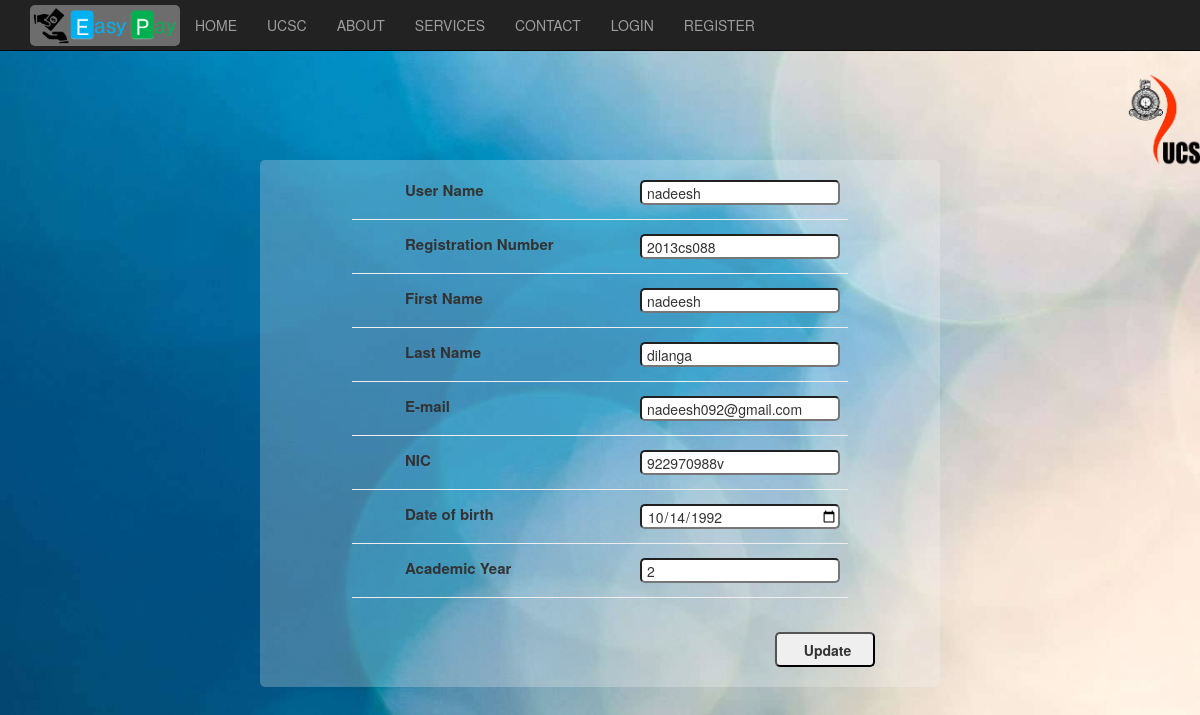
The page /update.php (signed in) on the database as committed earlier.
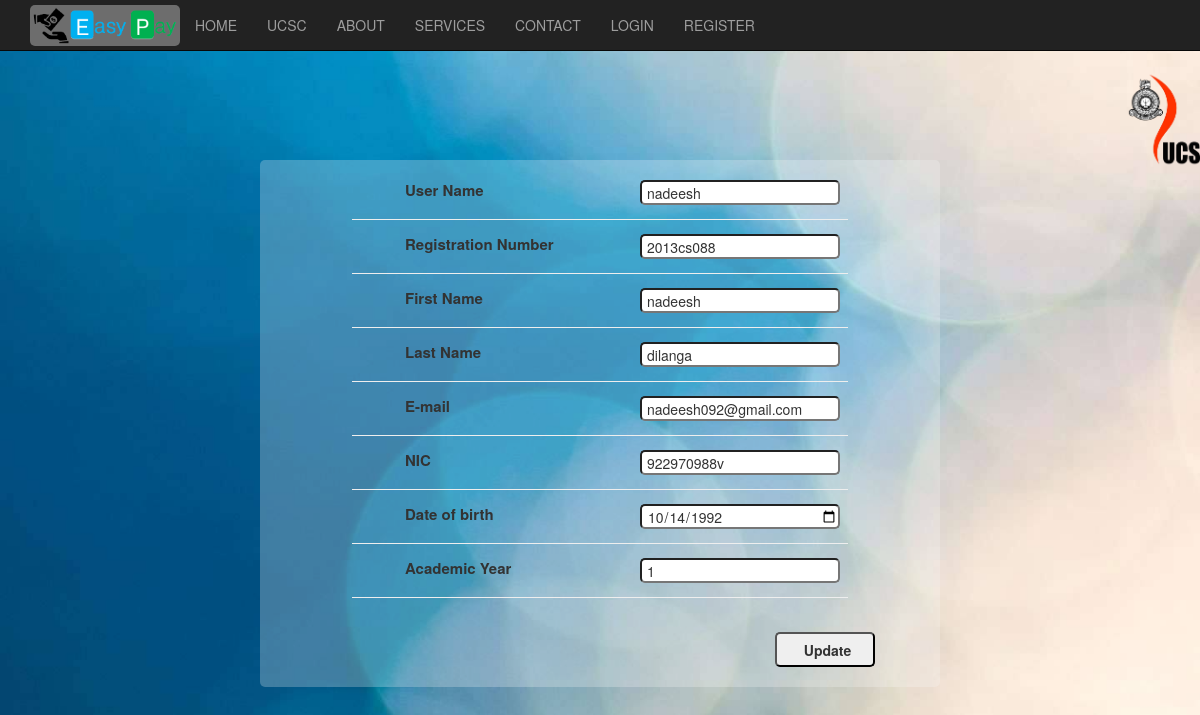
The same page on the database as committed later.
### tables this page shows
CREATE TABLE IF NOT EXISTS `users` (
  `id` int(11) NOT NULL,
  `username` varchar(20) NOT NULL,
  `password` varchar(64) NOT NULL,
  `regNumber` varchar(9) NOT NULL,
  `fname` varchar(50) NOT NULL,
  `lname` varchar(50) NOT NULL,
  `email` varchar(50) NOT NULL,
  `phone` varchar(10) NOT NULL,
  `nic` varchar(10) NOT NULL,
  `dob` date NOT NULL,
  `year` int(2) NOT NULL,
  `group` int(11) NOT NULL
);

### browser/browserconnect.php (called while the page is built, shortened)
<?php
function getBrowser()
{
    $u_agent = $_SERVER['HTTP_USER_AGENT'];
    $bname = 'Unknown';
    if(preg_match('/MSIE/i',$u_agent) && !preg_match('/Opera/i',$u_agent))
    {
        $bname = 'Internet Explorer';
        $ub = "MSIE";
    }
    elseif(preg_match('/Trident/i',$u_agent))
    {
        $bname = 'Internet Explorer';
        $ub = "rv";
    }
    elseif(preg_match('/Firefox/i',$u_agent))
    {
        $bname = 'Mozilla Firefox';
        $ub = "Firefox";
    }
    elseif(preg_match('/Chrome/i',$u_agent))
    {
        $bname = 'Google Chrome';
    }
    elseif(preg_match('/Safari/i',$u_agent))
    {
        $bname = 'Apple Safari';
        $ub = "Safari";
    }
    elseif(preg_match('/Opera/i',$u_agent))
    {
        $bname = 'Opera';
        $ub = "Opera";
    }
    elseif(preg_match('/Netscape/i',$u_agent))
    {
        $bname = 'Netscape';
        $ub = "Netscape";
    }
    return array(
        'name'      => $bname,
    );
}
?>

### classes/Config.php (called while the page is built)
<?php
class Config{
    public static function get($path = null){
        if($path){
            $config = $GLOBALS['config'];
            $path = explode('/', $path);
            foreach($path as $bit){
                 if(isset($config[$bit])){
                     $config = $config[$bit];
                 }
            }
            return $config;
        }
        return false;
    }
}
?>

### classes/DB.php (called while the page is built, shortened)
<?php
class DB{
    private static $_instance = null;
    private $_pdo,
            $_query,
            $_error = false,
            $_results,
            $_count = 0;
    private function __construct() {
        try {
            $this->_pdo = new PDO('mysql:host=' . Config::get('mysql/host') . ';dbname=' . Config::get('mysql/db'), Config::get('mysql/username'), Config::get('mysql/password'));
        } catch (PDOException $e) {
            die($e->getMessage());
        }
    }
    public static function getInstance() {
        if (!isset(self::$_instance)) {
            self::$_instance = new DB();
        }
        return self::$_instance;
    }
    public function query($sql, $parms = array()){
        $this->_error = false;
        if ($this->_query = $this->_pdo->prepare($sql)) {
            $x = 1;
            if (count($parms)) {
                foreach ($parms as $param) {
                    $this->_query->bindValue($x, $param);
                    $x++;
                }
            }
            if ($this->_query->execute()) {
                $this->_results = $this->_query->fetchAll(PDO::FETCH_OBJ);
                $this->_count = $this->_query->rowCount();
            } else {
                $this->_error = true;
            }
        }
        return $this;
    }
    public function action($action, $table, $where = array()) {
        if (count($where) === 3) {
            $operators = array('=', '>', '<', '>=', '<=');
            $field      = $where[0];
            $operator   = $where[1];
            $value      = $where[2];
            if (in_array($operator, $operators)) {
                $sql = "{$action} FROM {$table} WHERE {$field} {$operator} ? ";
                if (!$this->query($sql, array($value))->error()) {
                    return $this;
                }
            }
        }
        return false;
    }
    public function get($table, $where)
    {
        return $this->action('SELECT * ', $table, $where);
    }
    public function results(){
        return $this->_results;
    }
    public function first(){
        return $this->results()[0];
    }
    public function error(){
        return $this->_error;
    }
    public  function count(){
        return $this->_count;
    }
}
?>

### classes/User.php (called while the page is built, shortened)
<?php
class user{
    private $_db,
            $_data,
            $_sessionName,
            $_cookieName,
            $_isLoggedIn;
    public function __construct($user = null) {
        $this->_db = DB::getInstance();
        $this->_sessionName = Config::get('session/session_name');
        if(!$user){
            if(Session::exists($this->_sessionName)){
                $user = Session::get($this->_sessionName);
                if($this->find($user)){
                    $this->_isLoggedIn = true;
                } else {
                }
            }
        } else {
            $this->find($user);
        }
    }
    public function find($user = null){
        if($user){
            $field = (is_numeric($user)) ? 'id' : 'username';
            $data = $this->_db->get('users', array($field, '=', $user));
            if($data->count()){
                $this->_data = $data->first();
                return true;
            }
        }
        return false;
    }
    public  function data(){
        return $this->_data;
    }
}
?>

### classes/Session.php (called while the page is built, shortened)
<?php
class Session{
    public static function exists($name){
        return (isset($_SESSION[$name])) ? true : false;
    }
    public static function get($name){
        return $_SESSION[$name];
    }
}
?>

### functions/sanitize.php (called while the page is built)
<?php
function escape($string){
    return htmlentities($string, ENT_QUOTES, 'UTF-8');
}
?>

### update.php (the view, shortened to what this page needs)
 <?php
 require_once 'browser/browserconnect.php';
$user = new User();
                ?>
 <?php
 $ua=getBrowser();
 $yourbrowser= $ua['name'];
 if ($yourbrowser=="Google Chrome"){
     $temp_var="css/updateCSSChrome.css";
 }
 elseif($yourbrowser=="Mozilla Firefox"){
     $temp_var="css/updateCSSFirefox.css";
 }
 elseif($yourbrowser=="Internet Explorer"){
     $temp_var="css/updateCSSInternetExplorer.css";
 }
 ?>
 <!DOCTYPE html>
 <html lang="en">
 <head>
     <link rel="stylesheet" href=<?php echo $temp_var?>>
     <link href="home/css/bootstrap.min.css" rel="stylesheet">
     <link href="home/css/full-width-pics.css" rel="stylesheet">
 </head>
 <body>
 <div id="mainWrapper">
     <nav class="navbar navbar-inverse navbar-fixed-top" role="navigation" >
         <div class="container" >
             <div class="navbar-header">
                 <a href="homePage.php">
                     <img id="img" src="images/logo.png" alt="" width="150px" >
                 </a>
             </div>
             <div class="collapse navbar-collapse" id="bs-example-navbar-collapse-1">
                 <ul class="nav navbar-nav">
                     <li>
                         <a href="homePage.php">HOME</a>
                     </li>
                     <li>
                         <a href="#">UCSC</a>
                     </li>
                     <li>
                         <a href="#">ABOUT</a>
                     </li>
                     <li>
                         <a href="#">SERVICES</a>
                     </li>
                     <li>
                         <a href="#">CONTACT</a>
                     </li>
                     <li>
                         <a href="login.php">LOGIN</a>
                     </li>
                     <li>
                         <a href="register.php">REGISTER</a>
                     </li>
                 </ul>
             </div>
         </div>
     </nav>
     <header>
         <img id="ucscLogo" src="images/ucsc.png" height="100px"/>
     </header>
     <div id="updateForm">
         <form action="" method="post" xmlns="http://www.w3.org/1999/html">
             <div class="field">
                 <label for="name">User Name</label>
                 <input type="text" name="name" value="<?php echo escape($user->data()->username); ?>">
             </div>
             <hr id="hr">
             <div class="field">
                 <label for="regNumber">Registration Number</label>
                 <input type="string" name="regNumber" value="<?php echo escape($user->data()->regNumber); ?>">
             </div>
             <hr id="hr">
             <div class="field">
                 <label for="fname">First Name</label>
                 <input type="string" name="fname" value="<?php echo escape($user->data()->fname); ?>">
             </div>
             <hr id="hr">
             <div class="field">
                 <label for="lname">Last Name</label>
                 <input type="string" name="lname" value="<?php echo escape($user->data()->lname); ?>">
             </div>
             <hr id="hr">
             <div class="field">
                 <label for="email">E-mail</label>
                 <input type="string" name="email" value="<?php echo escape($user->data()->email); ?>">
             </div>
             <hr id="hr">
             <div class="field">
                 <label for="nic">NIC</label>
                 <input type="string" name="nic" value="<?php echo escape($user->data()->nic);?>">
             </div>
             <hr id="hr">
             <div class="field">
                 <label for="dob">Date of birth</label>
                 <input type=date name="dob" value="<?php echo escape($user->data()->dob);?>">
             </div>
             <hr id="hr">
             <div class="field">
                 <label for="year">Academic Year</label>
                 <input type="string" name="year" value="<?php echo escape($user->data()->year);?>">
             </div>
             <hr id="hr">
             <input id="submit" type="submit" value="Update">
         </form>
     </div>

### css/updateCSSChrome.css (style rules this page uses)
* { margin:0px; padding:0px; }
body { width:100%; display:-webkit-box; -webkit-box-pack:center; background: #ccc url(../images/2.jpg)repeat fixed; background-size:cover; }
#mainWrapper { max-width:850px; margin:0px 0px; display:-webkit-box; -webkit-box-orient:vertical; -webkit-box-flex:1; background-size:100% 100%; }
#ucscLogo { margin:20px; margin-left:950px; float:left; }
#updateForm { text-align:center; width:80%; border-radius:5px; margin-top:-30px; margin-left:auto; margin-right:auto; padding:20px; background:#F7F9FA; background-color:rgba(250,250,250,0.25); }
#submit { font-weight:bold; height:35px; width:100px; margin-top:20px; margin-left:450px; border-radius:5px; }
label { width:180px; display: inline-block; cursor: pointer; position: relative; padding-left: 25px; float:left; margin-left:100px; font-size: 15px; text-align: left; }
input { height:25px; width:200px; font-size:16px; padding-left:5px; border-radius:5px; margin-left:100px; }
#hr { display: block; margin-top: 1em; margin-bottom: 1em; margin-left:72px; margin-right: 72px; border-width: 1px; }

### home/css/full-width-pics.css (style rules this page uses)
body { margin-top: 50px; }
#img { float:left; background-color:rgba(250,250,250,0.35); border-radius:5px; margin-top:5px; }

Rows that differ between the two databases and show on the page:
changed users "nadeesh": year "2" → "1"
